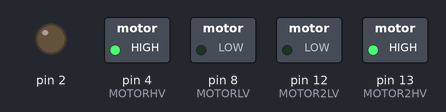
This sketch was run on a simulated Arduino Uno, built with avr-gcc and run on an emulated ATmega328P. Shown: switched loads named in the sketch (green lamp = pin HIGH), output pins drawn as LEDs (lit = HIGH).

Above: at 0.1 s.
Timing chart, 0 to 1.6 s (numbered marks = the images above):
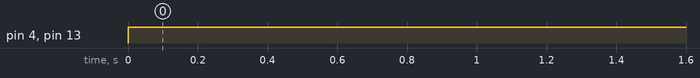

Measured:
- by itself, pin 4 (MOTORHV), pin 13 (MOTOR2HV): LOW → HIGH at 0.00 s

The sketch:

2_motors_IR.ino
```cpp
#define MOTORHV 4
#define MOTORLV 8
#define MOTOR2HV 13
#define MOTOR2LV 12
int  obstacle;

void setup() {

  Serial.begin(9600);

  pinMode(MOTORHV,OUTPUT);
  pinMode(MOTORLV,OUTPUT);
  pinMode(MOTOR2HV,OUTPUT);
  pinMode(MOTOR2LV,OUTPUT);
  pinMode(2,OUTPUT);
  pinMode(1,INPUT);

}


void loop() {

  obstacle=digitalRead(1);


  if(Serial.available())
  {
    if(obstacle==1)
    {
      digitalWrite(MOTORHV,LOW);
      digitalWrite(MOTORHV,LOW);
      digitalWrite(MOTOR2HV,LOW);
      digitalWrite(MOTOR2HV,LOW);
    }


   else if(obstacle==0)
   {
    digitalWrite(MOTOR2HV,HIGH);
  digitalWrite(MOTOR2LV,LOW);
  digitalWrite(MOTORHV,HIGH);
  digitalWrite(MOTORLV,LOW);
   }


   }
    digitalWrite(MOTOR2HV,HIGH);
  digitalWrite(MOTOR2LV,LOW);
  digitalWrite(MOTORHV,HIGH);
  digitalWrite(MOTORLV,LOW);


   delay(100);
}
```
